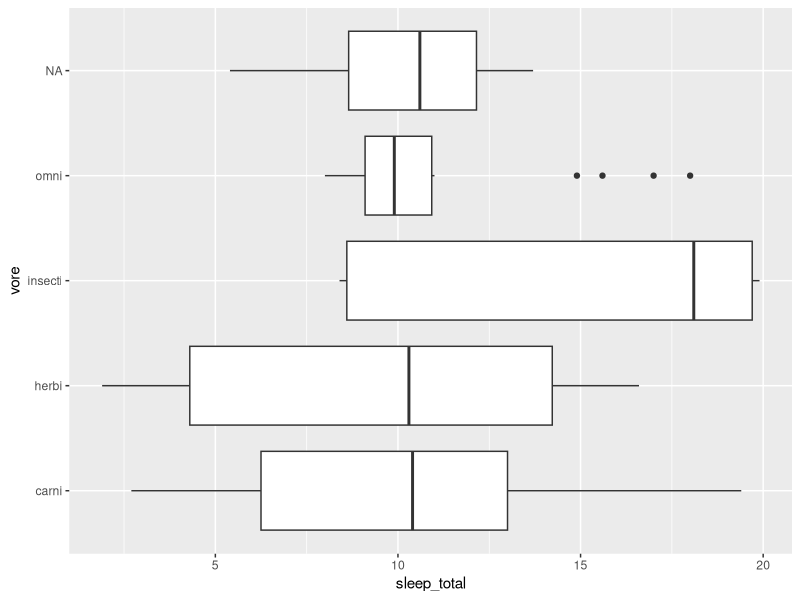

The R script that drew this image:
## ---- chunk 1
library(tidyverse)
## ---- chunk 2
ggplot(
  msleep,
  aes(y = vore,
      x = sleep_total)
) +
  geom_boxplot()
## ---- chunk 3
model <- aov(sleep_total ~ vore, data = msleep)
summary(model)
## ---- chunk 4
TukeyHSD(model)
